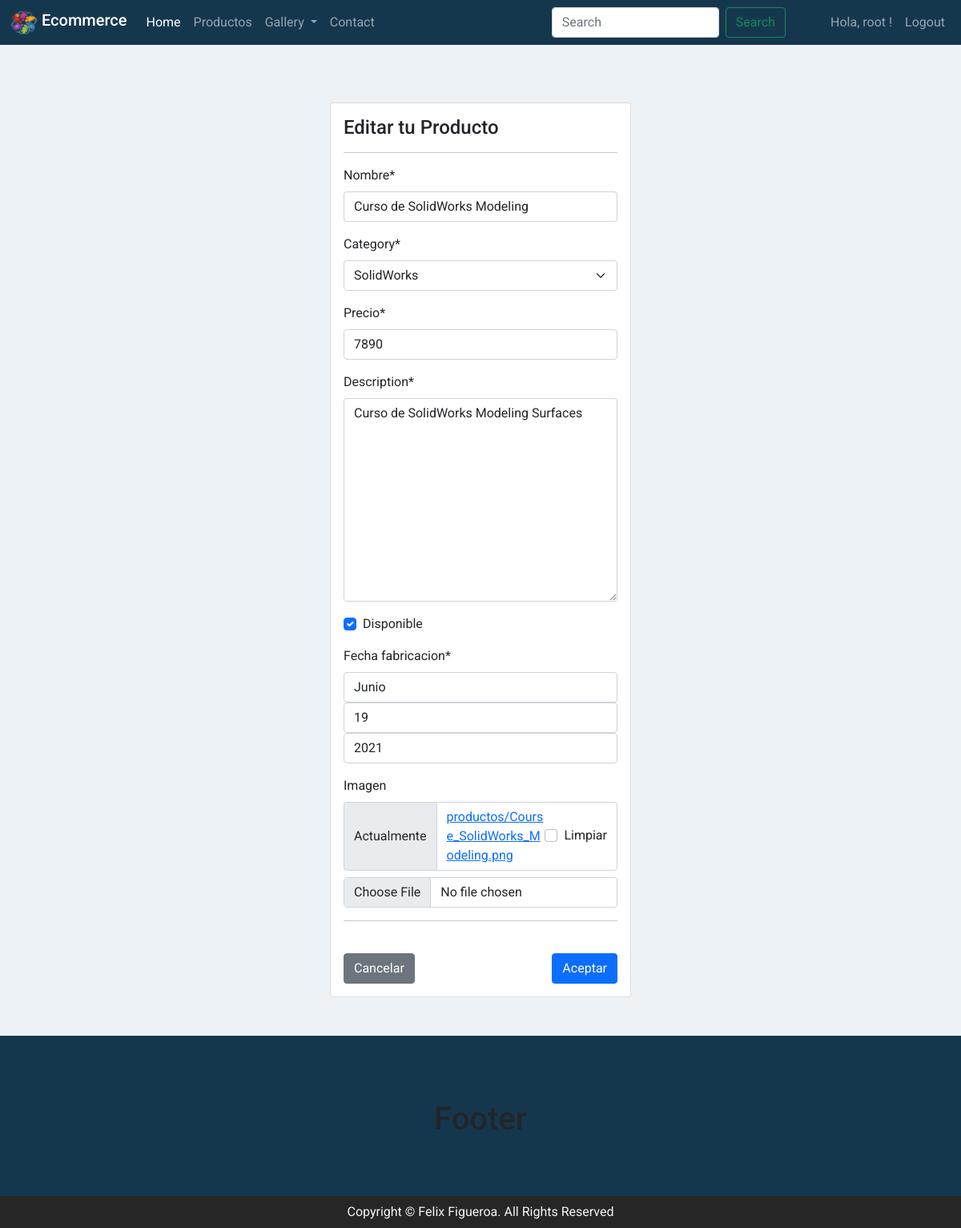
The page /modificar-producto/9/ (signed in) on the database its author committed.
### app1/models.py (models this page shows, shortened)
class Producto(models.Model):
    nombre = models.CharField(max_length=50)
    category = models.ForeignKey(Category, on_delete=models.PROTECT)
    precio = models.IntegerField()
    description = models.TextField()
    disponible = models.BooleanField()
    fecha_fabricacion = models.DateTimeField()
    imagen = models.ImageField(upload_to="productos",null=True)
    '''Cuando agregamos un nuevo campo al modelo existente,
    debe ser null o al menos debe tener un valor por defecto,
    porque ya hay datos almacenados en el modelo'''

class Category(models.Model):
    nombre = models.CharField(max_length=50)
    def __str__(self):
        return self.nombre

### app1/views.py (the view, shortened to what this page needs)
# urls.py: path('modificar-producto/<id>/', modificar_producto, name= "modificar_producto"),
@permission_required('app1.change_producto')
def modificar_producto(request, id):
    producto = get_object_or_404(Producto, id=id)
    data = {
        'form': ProductoForm(instance=producto)
    }
    return render(request, 'producto/modificar.html', data)

### app1/forms.py (shortened to what this page needs)
class ProductoForm(forms.ModelForm):
    nombre = forms.CharField(min_length=3, max_length=50)
    imagen = forms.ImageField(required=False, validators=[MaxSizeFileValidator(max_file_size=2)])
    precio = forms.IntegerField(min_value=1, max_value=100000)
    class Meta:
        model = Producto
        fields = '__all__'
        widgets = {
            "fecha_fabricacion": forms.SelectDateWidget() # mejorar con plugin de javascripts.
        }

### app1/templates/producto/modificar.html (shortened to what this page needs)
{% extends 'app/base.html'%}
{% block contenido %}
{% load crispy_forms_tags %}
<div class="row">
    <div class="col"></div>
    <div class="col-12 col-md-4">
        <div class="card">
            <div class="card-body">
                <h4>Editar tu Producto</h4>
                <hr>
                <form action="" method="post" enctype="multipart/form-data">
                    {{ form | crispy}}
                    <hr>
                    <br>
                    <div class="d-flex justify-content-between">
                        <a href="{% url 'home' %}" class="btn btn-secondary">Cancelar</a>
                        <input type="submit" value= "Aceptar" class="btn btn-primary">
                    </div>
                </form>
            </div>
        </div>
    </div>
    <div class="col"></div>
</div>
{% endblock %}

### app1/templates/app/base.html (shortened to what this page needs)
{%  load static %}
<!doctype html>
<html lang="en">
  <head>
    <link href="https://cdn.jsdelivr.net/npm/bootstrap@5.0.1/dist/css/bootstrap.min.css" rel="stylesheet">
    <link rel="stylesheet" href="{% static 'app/css/style.css'%}">
    <link rel="stylesheet" href="https://use.fontawesome.com/releases/v5.15.2/css/all.css">
  </head>
  <body>
    <nav class="navbar navbar-expand-lg navbar-dark" style="background-color: #15374e;">
        <div class="container-fluid">
            <a class="navbar-brand mb-0 h1" href="{% url 'home'%}">
            <img src="{% static 'app/icon/brand.png'%}" alt="logo" width="35" height="30" class="d-inline-block align-text-top">
            Ecommerce
            </a>
            <div class="collapse navbar-collapse" id="navbarSupportedContent">
                <ul class="navbar-nav me-auto mb-2 mb-lg-0">
                    <li class="nav-item">
                    <a class="nav-link active" aria-current="page" href="{% url 'home'%}">Home</a>
                    <li class="nav-item">
                    <a class="nav-link" href="{% url 'products'%}">Productos</a>
                    </li>
                    <li class="nav-item dropdown">
                    <a class="nav-link dropdown-toggle" href="#" id="navbarDropdown" role="button" data-bs-toggle="dropdown" aria-expanded="false">
                        Gallery
                    </a>
                    </li>
                    <li class="nav-item">
                    <a class="nav-link" href="{% url 'contacts'%}" tabindex="-1" aria-disabled="true">Contact</a>
                    </li>
                </ul>
                <form class="d-flex mx-5">
                    <input class="form-control me-2" type="search" placeholder="Search" aria-label="Search">
                    <button class="btn btn-outline-success" type="submit">Search</button>
                </form>
                <ul class="navbar-nav">
                {% if user.is_authenticated %}
                    <li class="nav-item">
                        <a class="nav-link" href="#" role="button">Hola, {{ user.username }} !</a>
                    </li>
                    <li class="nav-item">
                        <a class="nav-link" href="{% url 'logout' %}" role="button">Logout</a>
                    </li>
                {% endif %}
                </ul>
            </div>
        </div>
    </nav>
    <main>
        <br>
        <br>
        <br>
        <div class="container-fluid">
            {% block contenido %}{% endblock %}
        </div>
    </main>
    <br>
    <br>
    <footer>
        <div class="container-fluid ">
            <div class="row">
                <div class="footer-container">
                    <h1>Footer</h1>
                </div>
            </div>
        </div>
        <div class="container-fluid">
            <div class="row">
                <div class="col py-2 " style="color:whitesmoke; font-size: 16px; text-align:center; background-color: #262626;">
                    Copyright © Felix Figueroa. All Rights Reserved
                </div>
            </div>
        </div>
    </footer>
  </body>
</html>

### app1/static/app/css/style.css (style rules this page uses)
body { background-color:#EDF2F7; font-family: 'Roboto', sans-serif; }
.footer-container { width: 100%; height: 200px; background: #15374e; text-align: center; padding-top:80px; }

### rows shown on the page
Producto: nombre "Curso de SolidWorks Modeling", category "SolidWorks", precio "7890", description "Curso de SolidWorks Modeling Surfaces", disponible "☑"

### other values the page prints
{{ user.username }} "root"
